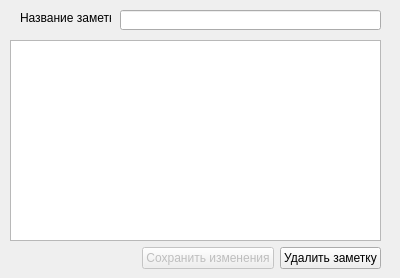
<?xml version="1.0" encoding="UTF-8"?>
<ui version="4.0">
 <class>Dialog</class>
 <widget class="QDialog" name="Dialog">
  <property name="geometry">
   <rect>
    <x>0</x>
    <y>0</y>
    <width>400</width>
    <height>278</height>
   </rect>
  </property>
  <property name="windowTitle">
   <string>Dialog</string>
  </property>
  <widget class="QLineEdit" name="title_line">
   <property name="geometry">
    <rect>
     <x>120</x>
     <y>10</y>
     <width>261</width>
     <height>20</height>
    </rect>
   </property>
  </widget>
  <widget class="QTextEdit" name="note_text">
   <property name="geometry">
    <rect>
     <x>10</x>
     <y>40</y>
     <width>371</width>
     <height>201</height>
    </rect>
   </property>
  </widget>
  <widget class="QLabel" name="label">
   <property name="geometry">
    <rect>
     <x>20</x>
     <y>10</y>
     <width>91</width>
     <height>16</height>
    </rect>
   </property>
   <property name="text">
    <string>Название заметки</string>
   </property>
  </widget>
  <widget class="QWidget" name="horizontalLayoutWidget">
   <property name="geometry">
    <rect>
     <x>10</x>
     <y>243</y>
     <width>371</width>
     <height>31</height>
    </rect>
   </property>
   <layout class="QHBoxLayout" name="horizontalLayout">
    <item>
     <spacer name="horizontalSpacer">
      <property name="orientation">
       <enum>Qt::Horizontal</enum>
      </property>
      <property name="sizeHint" stdset="0">
       <size>
        <width>40</width>
        <height>20</height>
       </size>
      </property>
     </spacer>
    </item>
    <item>
     <widget class="QPushButton" name="save_button">
      <property name="enabled">
       <bool>false</bool>
      </property>
      <property name="text">
       <string>Сохранить изменения</string>
      </property>
      <property name="checkable">
       <bool>false</bool>
      </property>
      <property name="autoRepeatDelay">
       <number>298</number>
      </property>
     </widget>
    </item>
    <item>
     <widget class="QPushButton" name="delete_button">
      <property name="text">
       <string>Удалить заметку</string>
      </property>
     </widget>
    </item>
   </layout>
  </widget>
  <zorder>note_text</zorder>
  <zorder>title_line</zorder>
  <zorder>label</zorder>
  <zorder>horizontalLayoutWidget</zorder>
 </widget>
 <resources/>
 <connections>
  <connection>
   <sender>save_button</sender>
   <signal>clicked()</signal>
   <receiver>Dialog</receiver>
   <slot>save()</slot>
   <hints>
    <hint type="sourcelabel">
     <x>206</x>
     <y>258</y>
    </hint>
    <hint type="destinationlabel">
     <x>130</x>
     <y>251</y>
    </hint>
   </hints>
  </connection>
  <connection>
   <sender>delete_button</sender>
   <signal>clicked()</signal>
   <receiver>Dialog</receiver>
   <slot>delete()</slot>
   <hints>
    <hint type="sourcelabel">
     <x>306</x>
     <y>258</y>
    </hint>
    <hint type="destinationlabel">
     <x>210</x>
     <y>273</y>
    </hint>
   </hints>
  </connection>
 </connections>
 <slots>
  <signal>saved()</signal>
  <signal>deleted()</signal>
  <slot>save()</slot>
  <slot>delete()</slot>
 </slots>
</ui>
